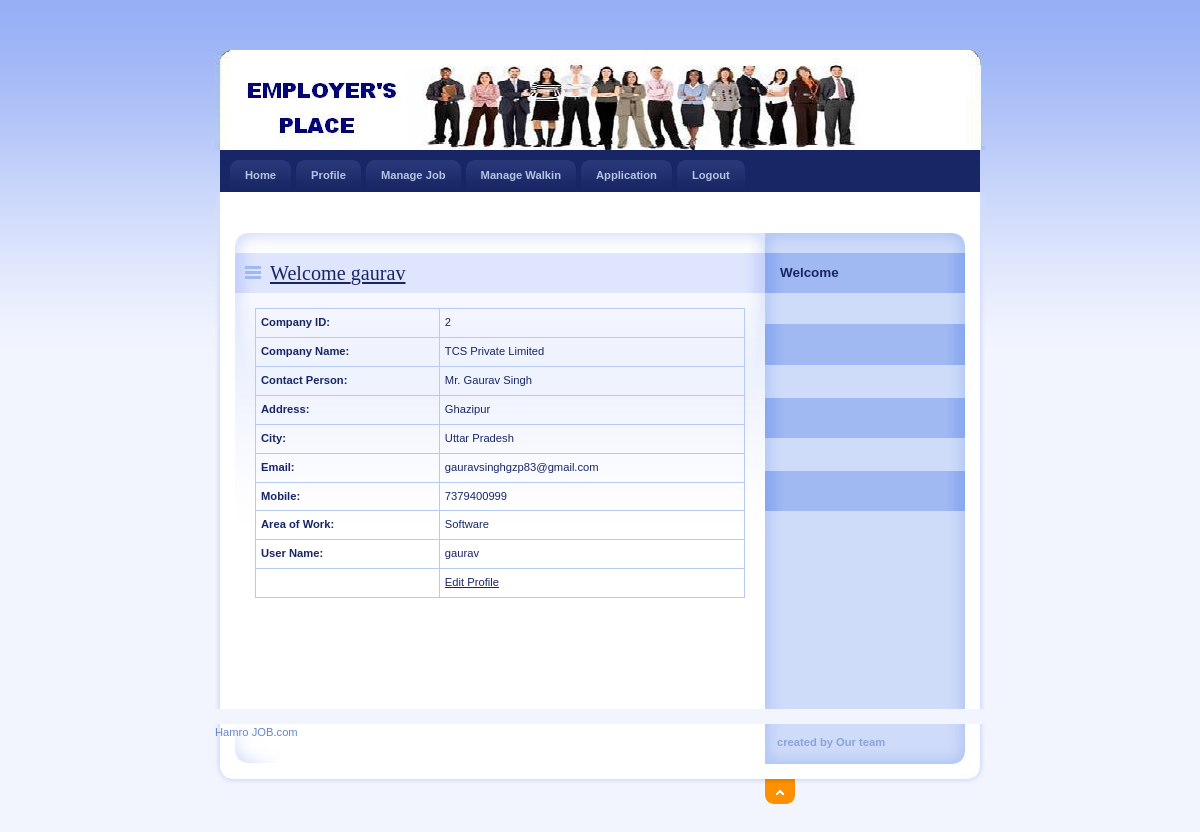
The app's page /Employer/Profile.php (signed in) with its own data.
### tables this page shows
CREATE TABLE IF NOT EXISTS `employer_reg` (
  `EmployerId` int(11) NOT NULL AUTO_INCREMENT,
  `CompanyName` varchar(20) NOT NULL,
  `ContactPerson` varchar(20) NOT NULL,
  `Address` varchar(100) NOT NULL,
  `City` varchar(20) NOT NULL,
  `Email` varchar(40) NOT NULL,
  `Mobile` bigint(20) NOT NULL,
  `Area_Work` varchar(40) NOT NULL,
  `Status` varchar(10) NOT NULL,
  `UserName` varchar(20) NOT NULL,
  `Password` varchar(20) NOT NULL,
  `Question` varchar(100) NOT NULL,
  `Answer` varchar(50) NOT NULL,
  PRIMARY KEY (`EmployerId`)
);

### Employer/Profile.php (the view, shortened to what this page needs)
<!DOCTYPE html PUBLIC "-//W3C//DTD XHTML 1.0 Strict//EN" "http://www.w3.org/TR/xhtml1/DTD/xhtml1-strict.dtd">
<html xmlns="http://www.w3.org/1999/xhtml" xml:lang="cs" lang="cs">
<head>
    <link rel="stylesheet" media="screen,projection" type="text/css" href="./css/main.css" />
    <link rel="stylesheet" media="print" type="text/css" href="./css/print.css" />
    <link rel="stylesheet" media="aural" type="text/css" href="./css/aural.css" />
</head>
<body id="www-url-cz">
<div id="main" class="box">
<?php
include "Header.php"
?>
<?php
include "menu.php"
?>
    <div id="page" class="box">
    <div id="page-in" class="box">
        <div id="strip" class="box noprint">
            <p id="breadcrumbs">&nbsp;</p>
        </div>
        <div id="content">
            <div class="article">
                <h2><span><a href="#">Welcome <?php echo $_SESSION['$UserName_emp'];?></a></span></h2>
               <?php
$ID=$_SESSION['ID'];
$con = mysqli_connect("localhost","root","","job");
$sql = "select * from Employer_Reg where EmployerId ='".$ID."'  ";
$result = mysqli_query($con,$sql);
$row = mysqli_fetch_array($result)
?>
                <table width="100%" border="1" cellspacing="2" cellpadding="2">
                  <tr>
                    <td><strong>Company ID:</strong></td>
                    <td><?php echo $row['EmployerId'];?></td>
                  </tr>
                  <tr>
                    <td><strong>Company Name:</strong></td>
                    <td><?php echo $row['CompanyName'];?></td>
                  </tr>
                  <tr>
                    <td><strong>Contact Person:</strong></td>
                    <td><?php echo $row['ContactPerson'];?></td>
                  </tr>
                  <tr>
                    <td><strong>Address:</strong></td>
                    <td><?php echo $row['Address'];?></td>
                  </tr>
                  <tr>
                    <td><strong>City:</strong></td>
                    <td><?php echo $row['City'];?></td>
                  </tr>
                  <tr>
                    <td><strong>Email:</strong></td>
                    <td><?php echo $row['Email'];?></td>
                  </tr>
                  <tr>
                    <td><strong>Mobile:</strong></td>
                    <td><?php echo $row['Mobile'];?></td>
                  </tr>
                  <tr>
                    <td><strong>Area of Work:</strong></td>
                    <td><?php echo $row['Area_Work'];?></td>
                  </tr>
                  <tr>
                    <td><strong>User Name:</strong></td>
                    <td><?php echo $row['UserName'];?></td>
                  </tr>
                  <tr>
                    <td>&nbsp;</td>
                    <td><a href="EditProfile.php?EmployerId=<?php echo $row['EmployerId']; ?>">Edit Profile</a></td>
                  </tr>
                </table>
              <p>&nbsp;</p>
                <p class="btn-more box noprint">&nbsp;</p>
          </div>
        </div>
<?php
include "right.php"
?>
    </div>
    </div>
<?php
include "footer.php"
?>
</div>
</body>
</html>

### Employer/css/main.css (style rules this page uses)
* { min-height:1px; }
body { border:0; margin:0; padding:0; background:#F2F5FE url("../design/bg.gif") 0 0 repeat-x; font:70%/160% "verdana",sans-serif; color:#192666; _text-align:center; }
a { color:#192666; }
p { border:0; margin:15px 0; padding:0; }
div { display:block; border:0; margin:0; padding:0; }
h1, h2, h3, h4, h5 { border:0; margin:15px 0 10px 0; padding:0; font-weight:bold; }
h2 { font-size:180%; line-height:100%; font-family:"georgia",serif; font-weight:normal; }
table { display:table; border-collapse:collapse; margin:15px 0; padding:0; border:1px solid #B7CAF6; font-size:100%; }
tr { display:table-row; }
th, td { display: table-cell; border:1px solid #B7CAF6; margin:0; padding:5px; vertical-align:top; text-align:left; }
a, img, span { border:0; margin:0; padding:0; }
strong, .strong { font-weight:bold; }
.box { min-height:1px; _height:1px; }
.box:after { content:"."; display:block; line-height:0px; font-size:0px; visibility:hidden; clear:both; }
#main { width:770px; margin:50px auto 0 auto; _text-align:left; }
#page { width:770px; min-height:1px; background:#FFF url("../design/bg_page.gif") 0 0 repeat-y; _height:1px; }
#page-in { min-height:1px; padding:10px 0; background:url("../design/bg_page_in.jpg") 0 0 no-repeat; _height:1px; }
#strip { position:relative; clear:both; padding:3px 20px 10px 20px; color:#6182D1; }
#strip p { margin:0; }
#strip #breadcrumbs { width:520px; margin:0; padding:0; }
#content { float:left; width:530px; _width:550px; margin:0; padding:0 0 0 20px; }
#content .article { clear:both; margin:0; padding:20px; background:url("../design/content_article_bg.jpg") 0 0 no-repeat; }
#content .article h2 { margin:0 -20px; padding:10px; background:#DEE5FD url("../design/content_title_bg.gif") 0 0 repeat-y; color:#192666; }
#content .article h2 span { background:url("../design/ico_list.gif") 0 50% no-repeat; padding-left:25px; }
#content .article p { text-align:justify; }
#content .btn-more { margin:0 0 15px 0; padding:0; border:0; position:relative; }

### Employer/css/print.css (style rules this page uses)
body { border:0; margin:0; padding:0; font-size:12pt }
a { color:#000; text-decoration:none; }
h1, h2, h3 { page-break-after:avoid; page-break-inside:avoid; }
table { border-collapse: collapse; border-width:1px; border-style:solid; }
th, td { display:table-cell; border-width:1px; border-style:solid; }
.noprint { display:none; }

### Employer/css/aural.css (style rules this page uses)
body { voice-family:paul,male; volume:loud; speech-rate:slow; richness:90; stress:20; }
h1, h2, h3, h4, h5 { cue-before:url("ping.au"); }
p, table { pause:50ms; }
strong { pitch:medium; pitch-range:60; stress:90; richness:90; }

### records on screen
employer_reg: EmployerId "2", CompanyName "TCS Private Limited", ContactPerson "Mr. Gaurav Singh", Address "Ghazipur", City "Uttar Pradesh", Email "gauravsinghgzp83@gmail.com", Mobile "7379400999", Area_Work "Software", UserName "gaurav"

### other values on screen
$_SESSION['$UserName_emp'] "gaurav"
